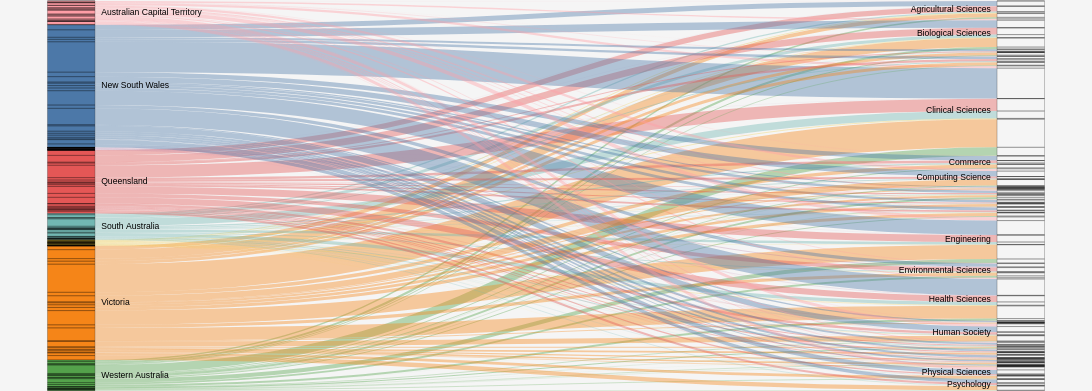

Write a Vega-Lite specification for this figure.
### Vega specification from a JSON file in a GitHub repository (floating-point values rounded to 4 significant figures; data arrays with more than 128 entries replaced by an {"elided": "..."} marker saying what was removed)
{"$schema": "https://vega.github.io/schema/vega/v5.json", "height": 500, "width": 1400, "data": [{"name": "rawData", "values": {"elided": "184 records"}, "transform": [{"type": "formula", "expr": "datum.Field", "as": "stk2"}, {"type": "formula", "expr": "datum.State", "as": "stk1"}, {"type": "formula", "expr": "datum.Money", "as": "size"}]}, {"name": "nodes", "source": "rawData", "transform": [{"type": "filter", "expr": "!groupSelector || groupSelector.stk1 == datum.stk1 || groupSelector.stk2 == datum.stk2"}, {"type": "formula", "expr": "datum.stk1+datum.stk2", "as": "key"}, {"type": "fold", "fields": ["stk1", "stk2"], "as": ["stack", "grpId"]}, {"type": "formula", "expr": "datum.stack == 'stk1' ? datum.stk1+' '+datum.stk2 : datum.stk2+' '+datum.stk1", "as": "sortField"}, {"type": "stack", "groupby": ["stack"], "sort": {"field": "sortField", "order": "descending"}, "field": "size"}, {"type": "formula", "expr": "(datum.y0+datum.y1)/2", "as": "yc"}]}, {"name": "groups", "source": "nodes", "transform": [{"type": "aggregate", "groupby": ["stack", "grpId"], "fields": ["size"], "ops": ["sum"], "as": ["total"]}, {"type": "stack", "groupby": ["stack"], "sort": {"field": "grpId", "order": "descending"}, "field": "total"}, {"type": "formula", "expr": "scale('y', datum.y0)", "as": "scaledY0"}, {"type": "formula", "expr": "scale('y', datum.y1)", "as": "scaledY1"}, {"type": "formula", "expr": "datum.stack == 'stk1'", "as": "rightLabel"}, {"type": "formula", "expr": "datum.total/domain('y')[1]", "as": "percentage"}]}, {"name": "destinationNodes", "source": "nodes", "transform": [{"type": "filter", "expr": "datum.stack == 'stk2'"}]}, {"name": "edges", "source": "nodes", "transform": [{"type": "filter", "expr": "datum.stack == 'stk1'"}, {"type": "lookup", "from": "destinationNodes", "key": "key", "fields": ["key"], "as": ["target"]}, {"type": "linkpath", "orient": "horizontal", "shape": "diagonal", "sourceY": {"expr": "scale('y', datum.yc)"}, "sourceX": {"expr": "scale('x', 'stk1') + bandwidth('x')"}, "targetY": {"expr": "scale('y', datum.target.yc)"}, "targetX": {"expr": "scale('x', 'stk2')"}}, {"type": "formula", "expr": "range('y')[0]-scale('y', datum.size)", "as": "strokeWidth"}, {"type": "formula", "expr": "datum.size/domain('y')[1]", "as": "percentage"}]}], "scales": [{"name": "x", "type": "band", "range": "width", "domain": ["stk1", "stk2"], "paddingOuter": 0.05, "paddingInner": 0.95}, {"name": "y", "type": "linear", "range": "height", "domain": {"data": "nodes", "field": "y1"}}, {"name": "color", "type": "ordinal", "range": "category", "domain": {"data": "rawData", "field": "stk1"}}, {"name": "stackNames", "type": "ordinal", "range": ["Source", "Destination"], "domain": ["stk1", "stk2"]}], "marks": [{"type": "path", "name": "edgeMark", "from": {"data": "edges"}, "clip": true, "encode": {"update": {"stroke": [{"test": "groupSelector && groupSelector.stack=='stk1'", "scale": "viridis", "field": "stk2"}, {"scale": "color", "field": "stk1"}], "strokeWidth": {"field": "strokeWidth"}, "path": {"field": "path"}, "strokeOpacity": {"signal": "!groupSelector && (groupHover.stk1 == datum.stk1 || groupHover.stk2 == datum.stk2) ? 0.9 : 0.4"}, "zindex": {"signal": "!groupSelector && (groupHover.stk1 == datum.stk1 || groupHover.stk2 == datum.stk2) ? 1 : 0"}, "tooltip": {"signal": "datum.stk1 + ' on ' + datum.stk2 + ':  ' + format(datum.size, ',.0f')"}}, "hover": {"strokeOpacity": {"value": 1}}}}, {"type": "rect", "name": "groupMark", "from": {"data": "groups"}, "encode": {"enter": {"fill": {"scale": "color", "field": "grpId"}, "width": {"scale": "x", "band": 1}}, "update": {"x": {"scale": "x", "field": "stack"}, "y": {"field": "scaledY0"}, "y2": {"field": "scaledY1"}, "fillOpacity": {"value": 1}, "tooltip": {"signal": "datum.grpId + ' Expenditure: ' + format(datum.total, ',.0f')"}}, "hover": {"fillOpacity": {"value": 1}}}}, {"type": "text", "from": {"data": "groups"}, "interactive": false, "encode": {"update": {"x": {"signal": "scale('x', datum.stack) + (datum.rightLabel ? bandwidth('x') + 8 : -8)"}, "yc": {"signal": "(datum.scaledY0 + datum.scaledY1)/2"}, "align": {"signal": "datum.rightLabel ? 'left' : 'right'"}, "baseline": {"value": "middle"}, "fontWeight": {"value": "normal"}, "text": {"signal": "abs(datum.scaledY0-datum.scaledY1) > 13 ? datum.grpId : ''"}}}}, {"type": "group", "data": [{"name": "dataForShowAll", "values": [{}], "transform": [{"type": "filter", "expr": "groupSelector"}]}], "encode": {"enter": {"xc": {"signal": "width/2"}, "y": {"value": 30}, "width": {"value": 80}, "height": {"value": 30}}}, "marks": [{"type": "group", "name": "groupReset", "from": {"data": "dataForShowAll"}, "encode": {"enter": {"cornerRadius": {"value": 6}, "fill": {"value": "#f5f5f5"}, "stroke": {"value": "#000"}, "strokeWidth": {"value": 2}, "height": {"field": {"group": "height"}}, "width": {"field": {"group": "width"}}}, "update": {"opacity": {"value": 1}}, "hover": {"opacity": {"value": 0.7}}}, "marks": [{"type": "text", "interactive": false, "encode": {"enter": {"xc": {"field": {"group": "width"}, "mult": 0.5}, "yc": {"field": {"group": "height"}, "mult": 0.5, "offset": 2}, "align": {"value": "center"}, "baseline": {"value": "middle"}, "fontWeight": {"value": "normal"}, "text": {"value": "Show All"}}}}]}]}, {"type": "rect", "from": {"data": "nodes"}, "encode": {"enter": {"stroke": {"value": "#000"}, "strokeWidth": {"value": 0.3}, "width": {"scale": "x", "band": 1}, "x": {"scale": "x", "field": "stack"}, "y": {"field": "y0", "scale": "y"}, "y2": {"field": "y1", "scale": "y"}}}}], "signals": [{"name": "groupHover", "value": {}, "on": [{"events": "@groupMark:mouseover", "update": "{stk1:datum.stack=='stk1' && datum.grpId, stk2:datum.stack=='stk2' && datum.grpId}"}, {"events": "mouseout", "update": "{}"}]}, {"name": "groupSelector", "value": false, "on": [{"events": "@groupMark:click!", "update": "{stack:datum.stack, stk1:datum.stack=='stk1' && datum.grpId, stk2:datum.stack=='stk2' && datum.grpId}"}, {"events": [{"type": "click", "markname": "groupReset"}, {"type": "dblclick"}], "update": "false"}]}], "config": {"font": "Poppins", "background": "rgb(245,245,245)"}}
